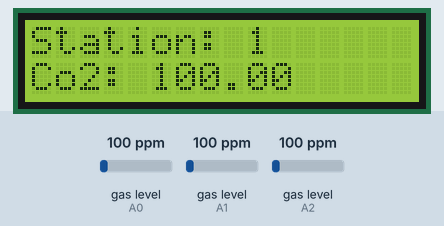
The sketch below on a simulated Arduino Uno R4 WiFi. On the bench: 16×2 character LCD. The inputs (shaded band) are chosen by the test bench; at power-on: gas level (sensors on A0, A1, A2) 100 ppm. WiFi joins after 1.5 s; servers stay silent unless stated; no MQTT or app messages arrive unless stated; what the sketch prints to the serial monitor is not drawn.

Above: at 11.4 s.
11.5 s: gas level (sensor on A0) set to 20 ppm
At 14.9 s:
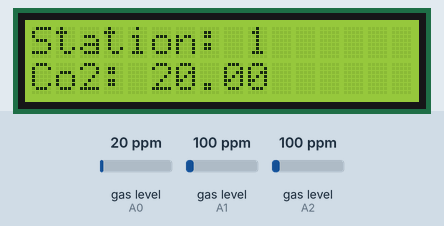
17.4 s: gas level (sensor on A1) set to 20 ppm
At 18.4 s:
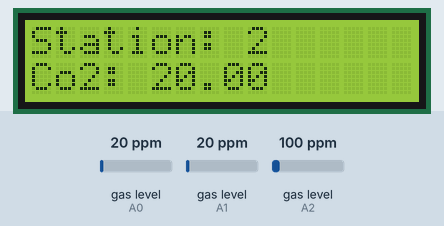
23.3 s: gas level (sensor on A0) set to 250 ppm
At 26.4 s:
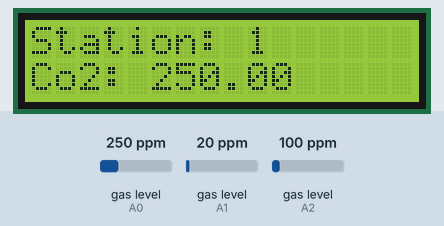
29.2 s: gas level (sensor on A1) set to 250 ppm
At 33.4 s:
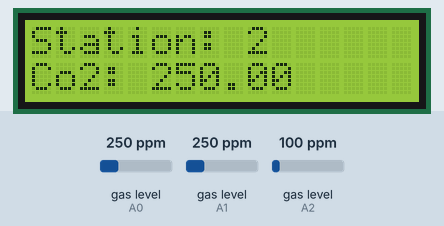
35.1 s: gas level (sensor on A0) set to 500 ppm
At 39.2 s:
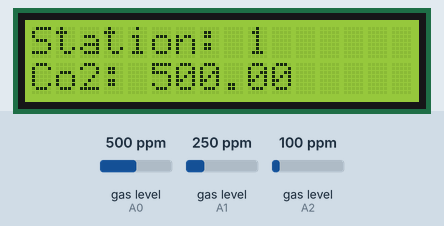
41.0 s: gas level (sensor on A1) set to 500 ppm
At 43.7 s:
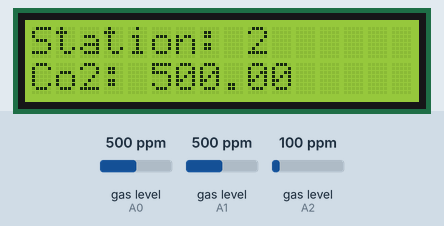
Timing chart, 0 to 45.2 s (numbered marks = the images above; inputs shaded):
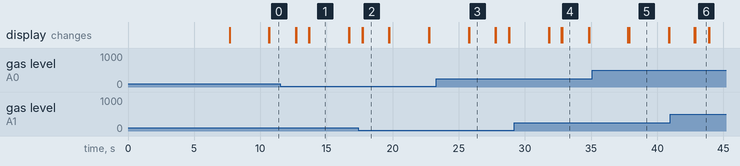

Measured:
- after the input at 35.1 s, the display: first differs from a run without the input after 2.8 s (image 5)
- what the display in image 1 shows lasts 3.0 s, from 13.7 s to 16.7 s
- what the display in image 2 shows lasts 2.0 s, from 17.7 s to 19.7 s
- what the display in image 6 shows lasts 1.0 s, from 42.9 s to 43.9 s

The sketch:

mq135_PUB.ino
```cpp
#include <MQUnifiedsensor.h>
#include "WiFiS3.h"
#include <Ethernet.h>
#include <PubSubClient.h>
#include <Arduino_FreeRTOS.h>

#define INCLUDE_vTaskDelayUntil = 1

#include <LiquidCrystal_I2C.h>
#include <Wire.h>

// WiFi and MQTT settings
#define WLAN_SSID "class924"
#define WLAN_PASS "kosta90009"
#define MQTT_SERVER "192.168.0.154"
#define MQTT_PORT 1883

#define MQ135_PIN_1 A0
#define MQ135_PIN_2 A1
#define MQ135_PIN_3 A2

#define LCD_ADDRESS 0x27
#define LCD_COLUMNS 16
#define LCD_ROWS 2

LiquidCrystal_I2C lcd(0x27, 16, 2);

WiFiClient ethClient;
PubSubClient mqtt(ethClient);

// MQ135 센서 선언 (placa, Voltage_Resolution, ADC_Bit_Resolution, pin, type)
MQUnifiedsensor MQ135_1("Arduino UNO", 5, 10, A0, "MQ-135_1");
MQUnifiedsensor MQ135_2("Arduino UNO", 5, 10, A1, "MQ-135_2");
MQUnifiedsensor MQ135_3("Arduino UNO", 5, 10, A2, "MQ-135_3");

unsigned long previousMillis = 0;
const long interval = 500;

TaskHandle_t Handle_aTask;
TaskHandle_t Handle_bTask;
TaskHandle_t Handle_cTask;

static void taskMQ135_1(void* pvParameters) {
    // _PPM = a*ratio^b (PPM 농도와 상수 값을 계산하기 위한 수학 모델 설정)
    MQ135_1.setRegressionMethod(1);
    MQ135_1.init();
    MQ135_1.setRL(1);     // RL 값이 1K
    MQ135_1.setR0(3.12);  // 캘리브레이션하여 이 값을 구함 : MQ135.setR0(calcR0/10);

    TickType_t xLastWakeTime;
    const TickType_t xFrequency = 1;
    xLastWakeTime = xTaskGetTickCount();
    while (1) {
        vTaskDelayUntil( &xLastWakeTime, xFrequency );
        // 데이터를 업데이트하면 arduino가 아날로그 핀의 전압을 읽음
        MQ135_1.update();
        // CO2 농도를 얻기 위해 ecuation 값 구성
        MQ135_1.setA(110.47);
        MQ135_1.setB(-2.862);
        // 설정된 모델과 a 및 b 값을 사용하여 PPM 농도를 읽음
        float CO2_1 = MQ135_1.readSensor();

        // lcd 출력
        lcd.setCursor(0, 0);
        lcd.print("Station: 1");

        lcd.setCursor(0, 1);
        lcd.print("Co2: ");
        lcd.print(CO2_1);
        mqtt.publish("sensor/mq135/_1", String(CO2_1).c_str());

        vTaskDelay(pdMS_TO_TICKS(3000));
        lcd.clear();
    }
}

static void taskMQ135_2(void* pvParameters) {
    MQ135_2.setRegressionMethod(1);
    MQ135_2.init();
    MQ135_2.setRL(1);
    MQ135_2.setR0(3.12);

    TickType_t xLastWakeTime;
    const TickType_t xFrequency = 4;
    xLastWakeTime = xTaskGetTickCount();

    while (1) {
        vTaskDelayUntil( &xLastWakeTime, xFrequency );
        MQ135_2.update();
        MQ135_2.setA(110.47);
        MQ135_2.setB(-2.862);
        float CO2_2 = MQ135_2.readSensor();

        // lcd 출력
        lcd.setCursor(0, 0);
        lcd.print("Station: 2");

        lcd.setCursor(0, 1);
        lcd.print("Co2: ");
        lcd.print(CO2_2);
        mqtt.publish("sensor/mq135/_2", String(CO2_2).c_str());

        vTaskDelay(pdMS_TO_TICKS(5000));
        lcd.clear();
    }
}
static void taskMQ135_3(void* pvParameters) {
    MQ135_3.setRegressionMethod(1);
    MQ135_3.init();
    MQ135_3.setRL(1);
    MQ135_3.setR0(3.12);

    TickType_t xLastWakeTime;
    const TickType_t xFrequency = 7;
    xLastWakeTime = xTaskGetTickCount();

    while (1) {
        vTaskDelayUntil( &xLastWakeTime, xFrequency );
        MQ135_3.update();
        MQ135_3.setA(110.47);
        MQ135_3.setB(-2.862);
        float CO2_3 = MQ135_3.readSensor();

        // lcd 출력
        lcd.setCursor(0, 0);
        lcd.print("Station: 3");

        lcd.setCursor(0, 1);
        lcd.print("Co2: ");
        lcd.print(CO2_3);
        mqtt.publish("sensor/mq135/_3", String(CO2_3).c_str());

        vTaskDelay(pdMS_TO_TICKS(5000));
        lcd.clear();
    }
    vTaskDelete(NULL);
}
void setup() {

  Serial.begin(9600);

  // LCD
  lcd.init();
  lcd.clear();
  lcd.backlight();

  delay(1000);
  // WiFi
  connectWiFi();
  delay(5000);

  // MQTT broker
  mqtt.setServer(MQTT_SERVER, MQTT_PORT);
  connectMQTT();


  xTaskCreate(taskMQ135_1,"taskMQ135_1",256, NULL, tskIDLE_PRIORITY + 3, &Handle_aTask);
  xTaskCreate(taskMQ135_2,"taskMQ135_2",256, NULL, tskIDLE_PRIORITY + 2, &Handle_bTask);
  xTaskCreate(taskMQ135_3, "taskMQ135_3", 256, NULL, tskIDLE_PRIORITY + 1, &Handle_cTask);

  vTaskStartScheduler();
}

void loop()
{

}


void connectWiFi()
{
  Serial.println("Connecting to WiFi");
  WiFi.begin(WLAN_SSID, WLAN_PASS);

  while (WiFi.status() != WL_CONNECTED) {
    delay(1000);
    Serial.println("Connecting to WiFi...");
  }

  Serial.println("Connected to WiFi");
}

void connectMQTT()
{
  Serial.println("Connecting to MQTT");
  while (!mqtt.connected()) {
    if (mqtt.connect("MQ135Client")) {
      Serial.println("Connected to MQTT");
    } else {
      Serial.print("Failed to connect to MQTT, rc=");
      Serial.print(mqtt.state());
      Serial.println(" Retrying in 5 seconds...");
      delay(5000);
    }
  }
}
```
